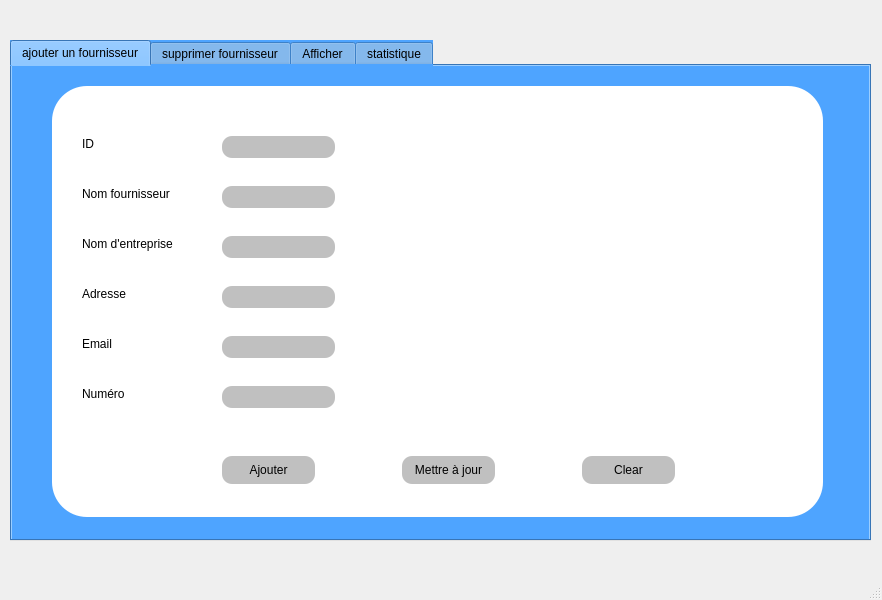
<?xml version="1.0" encoding="UTF-8"?>
<ui version="4.0">
 <class>MainWindow</class>
 <widget class="QMainWindow" name="MainWindow">
  <property name="geometry">
   <rect>
    <x>0</x>
    <y>0</y>
    <width>882</width>
    <height>600</height>
   </rect>
  </property>
  <property name="windowTitle">
   <string>MainWindow</string>
  </property>
  <widget class="QWidget" name="centralwidget">
   <widget class="QTabWidget" name="tabWidget">
    <property name="geometry">
     <rect>
      <x>10</x>
      <y>40</y>
      <width>861</width>
      <height>501</height>
     </rect>
    </property>
    <property name="styleSheet">
     <string notr="true">background-color: rgb(78, 164, 255) ;


</string>
    </property>
    <property name="currentIndex">
     <number>0</number>
    </property>
    <widget class="QWidget" name="tab_3">
     <attribute name="title">
      <string>ajouter un fournisseur</string>
     </attribute>
     <widget class="QGroupBox" name="groupBox_5">
      <property name="geometry">
       <rect>
        <x>40</x>
        <y>20</y>
        <width>771</width>
        <height>431</height>
       </rect>
      </property>
      <property name="styleSheet">
       <string notr="true">QGroupBox
{
background-color: white ;
border-radius: 35px ;

}
</string>
      </property>
      <property name="title">
       <string/>
      </property>
      <widget class="QLabel" name="label_4">
       <property name="geometry">
        <rect>
         <x>30</x>
         <y>50</y>
         <width>31</width>
         <height>16</height>
        </rect>
       </property>
       <property name="styleSheet">
        <string notr="true">background-color : white;</string>
       </property>
       <property name="text">
        <string>ID</string>
       </property>
      </widget>
      <widget class="QLabel" name="label_5">
       <property name="geometry">
        <rect>
         <x>30</x>
         <y>100</y>
         <width>101</width>
         <height>16</height>
        </rect>
       </property>
       <property name="styleSheet">
        <string notr="true">background-color : white;</string>
       </property>
       <property name="text">
        <string>Nom fournisseur</string>
       </property>
      </widget>
      <widget class="QLabel" name="label_6">
       <property name="geometry">
        <rect>
         <x>30</x>
         <y>200</y>
         <width>56</width>
         <height>16</height>
        </rect>
       </property>
       <property name="styleSheet">
        <string notr="true">background-color : white;</string>
       </property>
       <property name="text">
        <string>Adresse</string>
       </property>
      </widget>
      <widget class="QLabel" name="label_7">
       <property name="geometry">
        <rect>
         <x>30</x>
         <y>250</y>
         <width>56</width>
         <height>16</height>
        </rect>
       </property>
       <property name="styleSheet">
        <string notr="true">background-color : white;</string>
       </property>
       <property name="text">
        <string>Email</string>
       </property>
      </widget>
      <widget class="QLabel" name="label_8">
       <property name="geometry">
        <rect>
         <x>30</x>
         <y>300</y>
         <width>56</width>
         <height>16</height>
        </rect>
       </property>
       <property name="styleSheet">
        <string notr="true">

	background-color : white;

	



</string>
       </property>
       <property name="text">
        <string>Numéro</string>
       </property>
      </widget>
      <widget class="QLineEdit" name="le_nom">
       <property name="geometry">
        <rect>
         <x>170</x>
         <y>100</y>
         <width>113</width>
         <height>22</height>
        </rect>
       </property>
       <property name="styleSheet">
        <string notr="true">QLineEdit
{
border:none ;
color :solid black ;
background-color: silver ;
border-radius: 10px ;

}

QLineEdit:Hover
{
	background-color : grey;
	border-radius: 10px ;
	border-bottom : 10px cyan ;
	color :white ;
}</string>
       </property>
       <property name="text">
        <string/>
       </property>
      </widget>
      <widget class="QPushButton" name="pb_ajouter">
       <property name="geometry">
        <rect>
         <x>170</x>
         <y>370</y>
         <width>93</width>
         <height>28</height>
        </rect>
       </property>
       <property name="styleSheet">
        <string notr="true">QPushButton
{
border:none ;
color :solid black ;
background-color: silver ;
border-radius: 10px ;

}

QPushButton:Hover
{
	background-color : navy;
	border-radius: 10px ;
	border-bottom : 10px cyan ;
	color :white ;
}</string>
       </property>
       <property name="text">
        <string>Ajouter</string>
       </property>
       <property name="default">
        <bool>false</bool>
       </property>
      </widget>
      <widget class="QLineEdit" name="le_ID">
       <property name="geometry">
        <rect>
         <x>170</x>
         <y>50</y>
         <width>113</width>
         <height>22</height>
        </rect>
       </property>
       <property name="styleSheet">
        <string notr="true">QLineEdit
{
border:none ;
color :solid black ;
background-color: silver ;
border-radius: 10px ;

}

QLineEdit:Hover
{
	background-color : grey;
	border-radius: 10px ;
	border-bottom : 10px cyan ;
	color :white ;
}</string>
       </property>
       <property name="text">
        <string/>
       </property>
      </widget>
      <widget class="QLineEdit" name="le_adresse">
       <property name="geometry">
        <rect>
         <x>170</x>
         <y>200</y>
         <width>113</width>
         <height>22</height>
        </rect>
       </property>
       <property name="styleSheet">
        <string notr="true">QLineEdit
{
border:none ;
color :solid black ;
background-color: silver ;
border-radius: 10px ;

}

QLineEdit:Hover
{
	background-color : grey;
	border-radius: 10px ;
	border-bottom : 10px cyan ;
	color :white ;
}</string>
       </property>
       <property name="text">
        <string/>
       </property>
      </widget>
      <widget class="QLineEdit" name="le_email">
       <property name="geometry">
        <rect>
         <x>170</x>
         <y>250</y>
         <width>113</width>
         <height>22</height>
        </rect>
       </property>
       <property name="styleSheet">
        <string notr="true">QLineEdit
{
border:none ;
color :solid black ;
background-color: silver ;
border-radius: 10px ;

}

QLineEdit:Hover
{
	background-color : grey;
	border-radius: 10px ;
	border-bottom : 10px cyan ;
	color :white ;
}</string>
       </property>
       <property name="text">
        <string/>
       </property>
      </widget>
      <widget class="QLineEdit" name="le_numero">
       <property name="geometry">
        <rect>
         <x>170</x>
         <y>300</y>
         <width>113</width>
         <height>22</height>
        </rect>
       </property>
       <property name="styleSheet">
        <string notr="true">QLineEdit
{
border:none ;
color :solid black ;
background-color: silver ;
border-radius: 10px ;

}

QLineEdit:Hover
{
	background-color : grey;
	border-radius: 10px ;
	border-bottom : 10px cyan ;
	color :white ;
}</string>
       </property>
       <property name="text">
        <string/>
       </property>
      </widget>
      <widget class="QLabel" name="label_2">
       <property name="geometry">
        <rect>
         <x>30</x>
         <y>150</y>
         <width>101</width>
         <height>16</height>
        </rect>
       </property>
       <property name="styleSheet">
        <string notr="true">background-color : white;</string>
       </property>
       <property name="text">
        <string>Nom d'entreprise</string>
       </property>
      </widget>
      <widget class="QLineEdit" name="le_nomEntreprise">
       <property name="geometry">
        <rect>
         <x>170</x>
         <y>150</y>
         <width>113</width>
         <height>22</height>
        </rect>
       </property>
       <property name="styleSheet">
        <string notr="true">QLineEdit
{
border:none ;
color :solid black ;
background-color: silver ;
border-radius: 10px ;

}

QLineEdit:Hover
{
	background-color : grey;
	border-radius: 10px ;
	border-bottom : 10px cyan ;
	color :white ;
}</string>
       </property>
      </widget>
      <widget class="QLabel" name="label">
       <property name="geometry">
        <rect>
         <x>580</x>
         <y>20</y>
         <width>151</width>
         <height>141</height>
        </rect>
       </property>
       <property name="styleSheet">
        <string notr="true">background-color : white;</string>
       </property>
       <property name="text">
        <string/>
       </property>
       <property name="pixmap">
        <pixmap>../../Desktop/384537589_228734819882307_5271257582335449127_n.png</pixmap>
       </property>
       <property name="scaledContents">
        <bool>true</bool>
       </property>
      </widget>
      <widget class="QPushButton" name="pb_clear">
       <property name="geometry">
        <rect>
         <x>530</x>
         <y>370</y>
         <width>93</width>
         <height>28</height>
        </rect>
       </property>
       <property name="styleSheet">
        <string notr="true">QPushButton
{
border:none ;
color :solid black ;
background-color: silver ;
border-radius: 10px ;

}

QPushButton:Hover
{
	background-color : navy;
	border-radius: 10px ;
	border-bottom : 10px cyan ;
	color :white ;
}</string>
       </property>
       <property name="text">
        <string>Clear</string>
       </property>
      </widget>
      <widget class="QPushButton" name="pb_miseajour">
       <property name="geometry">
        <rect>
         <x>350</x>
         <y>370</y>
         <width>93</width>
         <height>28</height>
        </rect>
       </property>
       <property name="styleSheet">
        <string notr="true">QPushButton
{
border:none ;
color :solid black ;
background-color: silver ;
border-radius: 10px ;

}

QPushButton:Hover
{
	background-color : navy;
	border-radius: 10px ;
	border-bottom : 10px cyan ;
	color :white ;
}</string>
       </property>
       <property name="text">
        <string>Mettre à jour</string>
       </property>
      </widget>
      <zorder>label_4</zorder>
      <zorder>label_5</zorder>
      <zorder>label_6</zorder>
      <zorder>label_7</zorder>
      <zorder>label_8</zorder>
      <zorder>le_nom</zorder>
      <zorder>pb_ajouter</zorder>
      <zorder>le_ID</zorder>
      <zorder>le_adresse</zorder>
      <zorder>le_email</zorder>
      <zorder>le_numero</zorder>
      <zorder>label_2</zorder>
      <zorder>le_nomEntreprise</zorder>
      <zorder>pb_clear</zorder>
      <zorder>pb_miseajour</zorder>
      <zorder>label</zorder>
     </widget>
    </widget>
    <widget class="QWidget" name="tab_4">
     <attribute name="title">
      <string>supprimer fournisseur</string>
     </attribute>
     <widget class="QGroupBox" name="groupBox_10">
      <property name="geometry">
       <rect>
        <x>180</x>
        <y>80</y>
        <width>511</width>
        <height>301</height>
       </rect>
      </property>
      <property name="mouseTracking">
       <bool>false</bool>
      </property>
      <property name="tabletTracking">
       <bool>false</bool>
      </property>
      <property name="styleSheet">
       <string notr="true">QGroupBox
{
background-color: white ;
border-radius: 35px ;

}
</string>
      </property>
      <property name="title">
       <string/>
      </property>
      <widget class="QLabel" name="label_15">
       <property name="geometry">
        <rect>
         <x>130</x>
         <y>110</y>
         <width>111</width>
         <height>31</height>
        </rect>
       </property>
       <property name="styleSheet">
        <string notr="true">background-color : white;</string>
       </property>
       <property name="text">
        <string>&lt;html&gt;&lt;head/&gt;&lt;body&gt;&lt;p&gt;&lt;span style=&quot; font-size:10pt; font-weight:600;&quot;&gt;Identifiant&lt;/span&gt;&lt;/p&gt;&lt;/body&gt;&lt;/html&gt;</string>
       </property>
      </widget>
      <widget class="QPushButton" name="pb_supprimer">
       <property name="geometry">
        <rect>
         <x>210</x>
         <y>220</y>
         <width>93</width>
         <height>28</height>
        </rect>
       </property>
       <property name="styleSheet">
        <string notr="true">QPushButton
{
border:none ;
color :solid black ;
background-color: silver ;
border-radius: 10px ;

}

QPushButton:Hover
{
	background-color : navy;
	border-radius: 10px ;
	border-bottom : 10px cyan ;
	color :white ;
}</string>
       </property>
       <property name="text">
        <string>supprimer</string>
       </property>
      </widget>
      <widget class="QLineEdit" name="le_id_supp">
       <property name="geometry">
        <rect>
         <x>280</x>
         <y>110</y>
         <width>113</width>
         <height>22</height>
        </rect>
       </property>
       <property name="styleSheet">
        <string notr="true">QLineEdit
{
border:none ;
color :solid black ;
background-color: silver ;
border-radius: 10px ;

}

QLineEdit:Hover
{
	background-color : grey;
	border-radius: 10px ;
	border-bottom : 10px cyan ;
	color :white ;
}</string>
       </property>
       <property name="text">
        <string/>
       </property>
      </widget>
     </widget>
    </widget>
    <widget class="QWidget" name="tab_6">
     <attribute name="title">
      <string>Afficher</string>
     </attribute>
     <widget class="QTableView" name="tab_Fournisseur">
      <property name="geometry">
       <rect>
        <x>30</x>
        <y>110</y>
        <width>791</width>
        <height>341</height>
       </rect>
      </property>
     </widget>
     <widget class="QLineEdit" name="x_recherche">
      <property name="geometry">
       <rect>
        <x>80</x>
        <y>50</y>
        <width>131</width>
        <height>21</height>
       </rect>
      </property>
      <property name="placeholderText">
       <string>RECHERCHE</string>
      </property>
     </widget>
     <widget class="QComboBox" name="comboBox_tri">
      <property name="geometry">
       <rect>
        <x>350</x>
        <y>50</y>
        <width>111</width>
        <height>22</height>
       </rect>
      </property>
      <item>
       <property name="text">
        <string>par defaut</string>
       </property>
      </item>
      <item>
       <property name="text">
        <string>ID</string>
       </property>
      </item>
      <item>
       <property name="text">
        <string>nom</string>
       </property>
      </item>
      <item>
       <property name="text">
        <string>nom_entreprise</string>
       </property>
      </item>
     </widget>
     <widget class="QPushButton" name="pb_PDF">
      <property name="geometry">
       <rect>
        <x>640</x>
        <y>50</y>
        <width>93</width>
        <height>28</height>
       </rect>
      </property>
      <property name="styleSheet">
       <string notr="true">QPushButton
{
border:none ;
color :solid black ;
background-color: silver ;
border-radius: 10px ;

}

QPushButton:Hover
{
	background-color : navy;
	border-radius: 10px ;
	border-bottom : 10px cyan ;
	color :white ;
}</string>
      </property>
      <property name="text">
       <string>PDF</string>
      </property>
     </widget>
    </widget>
    <widget class="QWidget" name="stat">
     <attribute name="title">
      <string>statistique</string>
     </attribute>
    </widget>
   </widget>
  </widget>
  <widget class="QMenuBar" name="menubar">
   <property name="geometry">
    <rect>
     <x>0</x>
     <y>0</y>
     <width>882</width>
     <height>26</height>
    </rect>
   </property>
  </widget>
  <widget class="QStatusBar" name="statusbar"/>
 </widget>
 <resources/>
 <connections/>
</ui>
